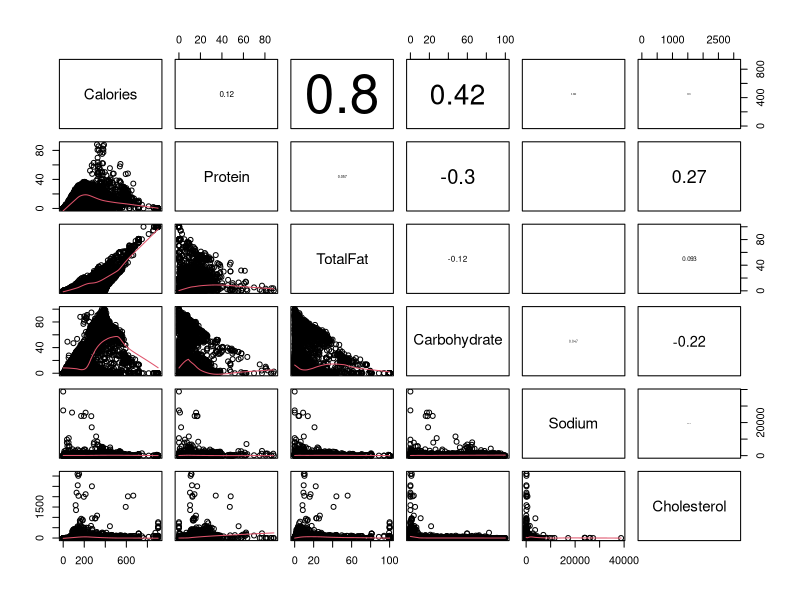

This figure's R source:
## ---- chunk 1
USDA_Clean <- read.csv("USDA_Clean.csv")
## ---- chunk 2
str(USDA_Clean)
## ---- chunk 3
USDA_Clean_Select <- USDA_Clean[,c("Calories", "Protein", "TotalFat", "Carbohydrate", "Sodium", "Cholesterol")]
cor(USDA_Clean_Select)
panel.cor <- function(x, y, ...)
{
  par(usr = c(0, 1, 0, 1))
  txt <- as.character(format(cor(x, y), digits=2))
  text(0.5, 0.5, txt, cex = 6* abs(cor(x, y)))
}
pairs(USDA_Clean_Select,lower.panel=panel.smooth, upper.panel=panel.cor)
## ---- chunk 4
cor(USDA_Clean[,c("Calories", "TotalFat")])
# The correlation between Calories and Total Fat statistically is significant, the correlation coefficient is 0.804 to indicate they are highly correlated
## ---- chunk 5
lm(Calories~Protein+TotalFat+Carbohydrate+Sodium+Cholesterol, data=USDA_Clean)
## ---- chunk 6
# Calories = 3.9882753 + 3.9891994xProtein + 8.7716980xTotalFat + 3.7432001xCarbohydrate + 0.0003383xSodium + 0.0110138xCholesterol
## ---- chunk 7
calory.lm <- lm(Calories~Protein+TotalFat+Carbohydrate+Sodium+Cholesterol,data=USDA_Clean)
anova(calory.lm)
summary(aov(Calories~Protein+TotalFat+Carbohydrate+Sodium+Cholesterol, data=USDA_Clean))
# Sodium is the least significant because its p value is 0.1378 bigger than 0.1
## ---- chunk 8
pred.calory = predict(calory.lm, data.frame(Protein=0.1,TotalFat=35,Carbohydrate=405,Sodium=440,Cholesterol=70))
pred.calory
Calories <- 3.9882753 + 3.9891994*0.1 + 8.7716980*35 + 3.7432001*405 + 0.0003383*440 + 0.0110138*70
Calories
## ---- chunk 9
(44440-440)/440*100
pred.calory10000 = predict(calory.lm, data.frame(Protein=0.1,TotalFat=35,Carbohydrate=405,Sodium=44440,Cholesterol=70))
(pred.calory10000 - pred.calory)/pred.calory
# calories changes by 0.814%, sodium has little smallest coefficient 0.0003383, it has little effect on calory
## ---- chunk 10
#$H_0$: the median score from two book articles are identical
#$H_a$:  the median score from two book articles are different
## ---- chunk 11
# this is paired experiement
## ---- chunk 12
# Wilcoxon signed-rank test for a paired experiment
## ---- chunk 13
article1 <- c(0.40, 0.72, 0.00, 0.36, 0.55)
article2 <- c(0.77, 0.49, 0.66, 0.28, 0.38)
test <- wilcox.test(article1, article2, alternative="two.sided", paired=TRUE)
test
## ---- chunk 14
# Don't reject hypotheses Since the p-value 0.8123 is greater than 0.05, we can say that the medians of two articles are not different. It has no sufficient evidence to indicate any improvement about how the students retell an article
## ---- chunk 15
# this is unpaired experiment
## ---- chunk 16
# Wilcoxon rank sum exact test 
## ---- chunk 17
companyA <- c(97.1, 101.3, 107.8, 101.9, 97.4, 104.5, 99.5, 95.1)
companyB <- c(103.5, 105.3, 106.5, 107.9, 102.1, 105.6, 109.8, 97.2)
companies <- c(companyA, companyB)
wilcox.test(companyA, companyB, alternative="two.sided")
## ---- chunk 18
# We reject the Null hypothesis
# Since the p-value 0.04988 is less than 0.05, we conclude that there is a statistically significant difference between the medians of Company A and Company B. Packaging process is different based on weight measurements 
